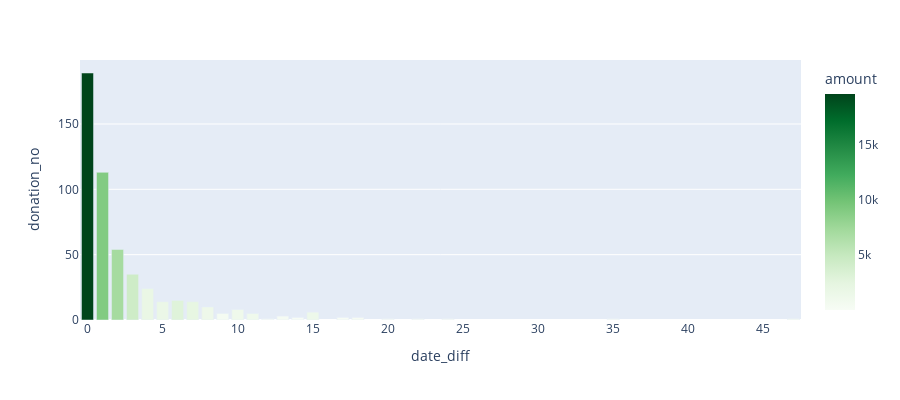

The cell this chart's notebook holds for it:
### Code cell
# chid 478 케이스 그래프 확인
fig = px.bar(df_0478, x='date_diff', y='donation_no', color='amount', color_continuous_scale='Greens', height=400)
fig.show()

### Figure 1 — Plotly figure (JSON) as saved in the notebook; plotly's stock layout.template omitted (floating-point values rounded to 4 significant figures)
{"data": [{"alignmentgroup": "True", "hovertemplate": "date_diff=%{x}<br>donation_no=%{y}<br>amount=%{marker.color}<extra></extra>", "legendgroup": "", "marker": {"color": [19580, 9040, 7055, 4370, 1830, 1630, 2960, 2255, 1310, 370, 1173, 1040, 20, 235, 30, 1355, 60, 200, 50, 50, 50, 50, 200], "coloraxis": "coloraxis"}, "name": "", "offsetgroup": "", "orientation": "v", "showlegend": false, "textposition": "auto", "type": "bar", "x": [0, 1, 2, 3, 4, 5, 6, 7, 8, 9, 10, 11, 12, 13, 14, 15, 17, 18, 20, 22, 24, 35, 47], "xaxis": "x", "y": [189, 113, 54, 35, 24, 14, 15, 14, 10, 5, 8, 5, 1, 3, 2, 6, 2, 2, 1, 1, 1, 1, 1], "yaxis": "y"}], "layout": {"barmode": "relative", "coloraxis": {"colorbar": {"title": {"text": "amount"}}, "colorscale": [[0, "rgb(247,252,245)"], [0.125, "rgb(229,245,224)"], [0.25, "rgb(199,233,192)"], [0.375, "rgb(161,217,155)"], [0.5, "rgb(116,196,118)"], [0.625, "rgb(65,171,93)"], [0.75, "rgb(35,139,69)"], [0.875, "rgb(0,109,44)"], [1, "rgb(0,68,27)"]]}, "height": 400, "legend": {"tracegroupgap": 0}, "margin": {"t": 60}, "xaxis": {"anchor": "y", "domain": [0, 1], "title": {"text": "date_diff"}}, "yaxis": {"anchor": "x", "domain": [0, 1], "title": {"text": "donation_no"}}}}
